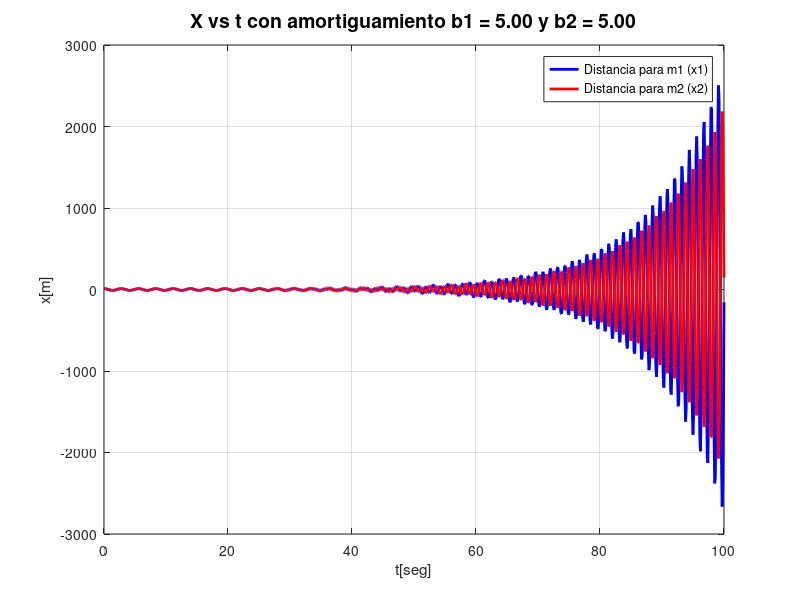
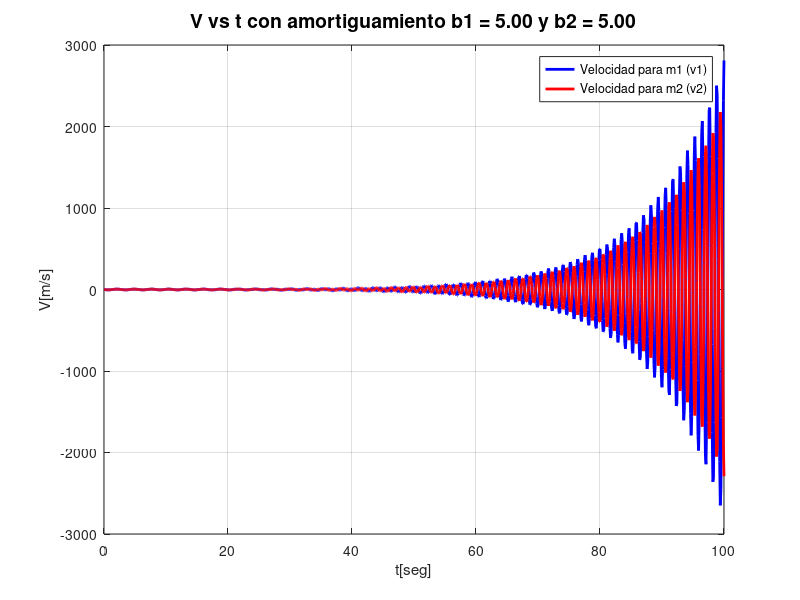
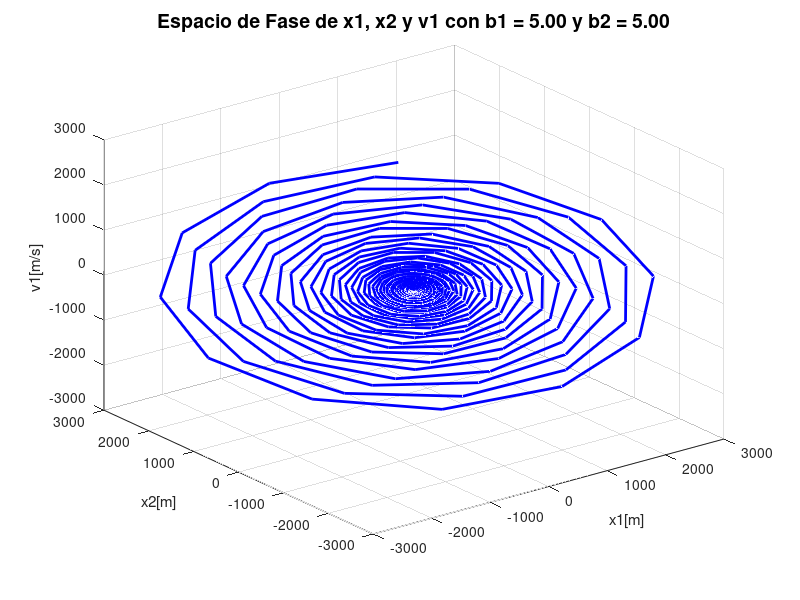
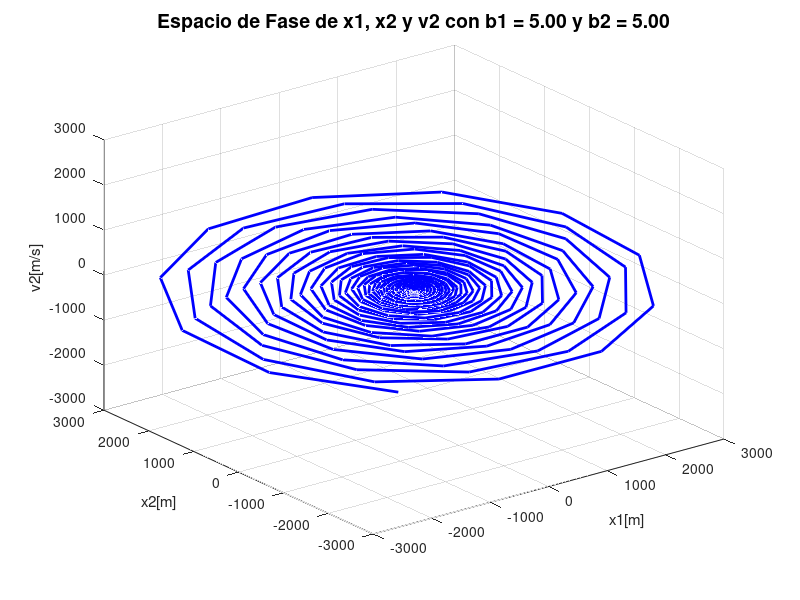

Recreate these plots in MATLAB, in order.
% Tarea 9 Solucionar un sistema acoplado de tres resortes con acoplamiento 
% Pedro Leal

clear all; close all;clc;
t0 = 0.0; tf =100; N = 1000;  k1=0.9;k2 =2.1;k3 =1.1;m1=0.9;m2 =1.1;
dt = (tf-t0)/N;  t(1) = t0; v1(1) = 0; x1(1) = 11; v2(1) = 0; x2(1) = 10;

% Amortiguamiento

b1 = input('Ingrese la constante de amortiguamiento b1 para la masa m1:  '); 
b2 = input('Ingrese la constante de amortiguamiento b2 para la masa m2:  ');

fv1 = @(t,x1,x2,v1,v2) b1*v1; 
fa1 = @(t,x1,x2,v1,v2) - (k1/m1)*(x1) + (k2/m1)*(x2 - x1);
fv2 = @(t,x1,x2,v1,v2) b2*v2; 
fa2 = @(t,x1,x2,v1,v2) - (k3/m2)*(x2) - (k2/m2)*(x2 - x1);
for n=1:N
  t(n+1)  = t(n)+ dt;
  x1new   = x1(n) + dt*fv1(t(n),x1(n),x2(n),v1(n),v2(n));
  v1new   = v1(n) + dt*fa1(t(n),x1(n),x2(n),v1(n),v2(n));
  x2new   = x2(n) + dt*fv2(t(n),x1(n),x2(n),v1(n),v2(n));
  v2new   = v2(n) + dt*fa2(t(n),x1(n),x2(n),v1(n),v2(n));
  x1(n+1) = x1(n) + (dt/2)*(fv1(t(n),x1(n),x2(n),v1(n),v2(n)) + fv1(t(n+1),x1new,x2new,v1new,v2new));
  v1(n+1) = v1(n) + (dt/2)*(fa1(t(n),x1(n),x2(n),v1(n),v2(n)) + fa1(t(n+1),x1new,x2new,v1new,v2new)); 
  x2(n+1) = x2(n) + (dt/2)*(fv2(t(n),x1(n),x2(n),v1(n),v2(n)) + fv2(t(n+1),x1new,x2new,v1new,v2new));
  v2(n+1) = v2(n) + (dt/2)*(fa2(t(n),x1(n),x2(n),v1(n),v2(n)) + fa2(t(n+1),x1new,x2new,v1new,v2new));
end

figure(1);clf;
plot(t,x1,'b','linewidth',2,t,x2,'r','linewidth',2);grid on;
legend('Distancia para m1 (x1)','Distancia para m2 (x2)');
Caption = sprintf('X vs t con amortiguamiento b1 = %.2f y b2 = %.2f', b1, b2);
title(Caption,'fontsize',14);
xlabel('t[seg]');ylabel('x[m]'); grid on;
filename = sprintf('X_vs_t.png');
saveas(gcf,filename)

figure(2);clf;
plot(t,v1,'b','linewidth',2,t,v2,'r','linewidth',2);grid on;
legend('Velocidad para m1 (v1)','Velocidad para m2 (v2)');
Caption1 = sprintf('V vs t con amortiguamiento b1 = %.2f y b2 = %.2f', b1, b2);
title(Caption1,'fontsize',14);
xlabel('t[seg]');ylabel('V[m/s]'); grid on;
filename = sprintf('V_vs_t.png');
saveas(gcf,filename)

figure(3);clf;

plot3(x1,x2,v1,'b','linewidth',2);grid on;
Caption2 = sprintf('Espacio de Fase de x1, x2 y v1 con b1 = %.2f y b2 = %.2f', b1, b2);
title(Caption2,'fontsize',14);
xlabel('x1[m]');ylabel('x2[m]');zlabel('v1[m/s]'); grid on;
filename = sprintf('Espacio_Fase_v1.png');
saveas(gcf,filename)

figure(4);clf;

plot3(x1,x2,v2,'b','linewidth',2);grid on;
Caption3 = sprintf('Espacio de Fase de x1, x2 y v2 con b1 = %.2f y b2 = %.2f', b1, b2);
title(Caption3,'fontsize',14);
xlabel('x1[m]');ylabel('x2[m]');zlabel('v2[m/s]'); grid on;
filename = sprintf('Espacio_Fase_v2.png');
saveas(gcf,filename)
